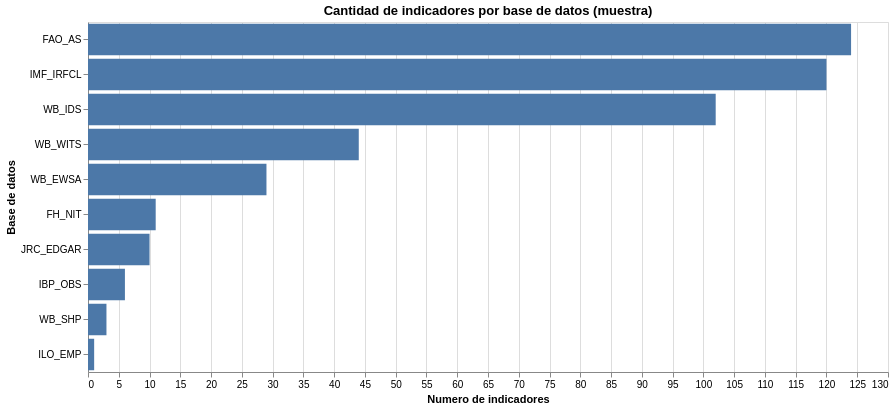

Source (notebook cell):
### Code cell
if not df_resumen.empty and df_resumen['n_indicadores'].sum() > 0:
    df_plot = (
        df_resumen[df_resumen['n_indicadores'] > 0]
        .sort_values('n_indicadores', ascending=False)
    )

    chart_indicadores = (
        alt.Chart(df_plot)
        .mark_bar()
        .encode(
            x=alt.X('n_indicadores:Q', title='Numero de indicadores'),
            y=alt.Y('database_id:N', sort='-x', title='Base de datos'),
            tooltip=[
                alt.Tooltip('database_id:N', title='Base de datos'),
                alt.Tooltip('nombre:N', title='Nombre'),
                alt.Tooltip('n_indicadores:Q', title='Indicadores')
            ]
        )
        .properties(
            title='Cantidad de indicadores por base de datos (muestra)',
            width=800,
            height=350
        )
        .interactive()
    )

    display(chart_indicadores)

### Figure 1 — Vega-Lite specification as saved in the notebook (floating-point values rounded to 4 significant figures)
{"config": {"view": {"continuousWidth": 300, "continuousHeight": 300}}, "data": {"name": "data-d7cf93facc9488b7efeca0281a6f59be"}, "mark": {"type": "bar"}, "encoding": {"tooltip": [{"field": "database_id", "title": "Base de datos", "type": "nominal"}, {"field": "nombre", "title": "Nombre", "type": "nominal"}, {"field": "n_indicadores", "title": "Indicadores", "type": "quantitative"}], "x": {"field": "n_indicadores", "title": "Numero de indicadores", "type": "quantitative"}, "y": {"field": "database_id", "sort": "-x", "title": "Base de datos", "type": "nominal"}}, "height": 350, "params": [{"name": "param_2", "select": {"type": "interval", "encodings": ["x", "y"]}, "bind": "scales"}], "title": "Cantidad de indicadores por base de datos (muestra)", "width": 800, "$schema": "https://vega.github.io/schema/vega-lite/v5.20.1.json", "datasets": {"data-d7cf93facc9488b7efeca0281a6f59be": [{"database_id": "FAO_AS", "nombre": "Aquastat", "n_indicadores": 124}, {"database_id": "IMF_IRFCL", "nombre": "International Reserves and Foreign Currency Liquidity (IRFCL)", "n_indicadores": 120}, {"database_id": "WB_IDS", "nombre": "International Debt Statistics (IDS)", "n_indicadores": 102}, {"database_id": "WB_WITS", "nombre": "World Integrated Trade Solution (WITS)", "n_indicadores": 44}, {"database_id": "WB_EWSA", "nombre": "Europe and Central Asia (ECA) Water Security Assessment", "n_indicadores": 29}, {"database_id": "FH_NIT", "nombre": "Nations in Transit", "n_indicadores": 11}, {"database_id": "JRC_EDGAR", "nombre": "Emissions Database for Global Atmospheric Research (EDGAR)", "n_indicadores": 10}, {"database_id": "IBP_OBS", "nombre": "Open Budget Survey", "n_indicadores": 6}, {"database_id": "WB_SHP", "nombre": "Global Database Of Shared Prosperity", "n_indicadores": 3}, {"database_id": "ILO_EMP", "nombre": "Employment by economic activity", "n_indicadores": 1}]}}
